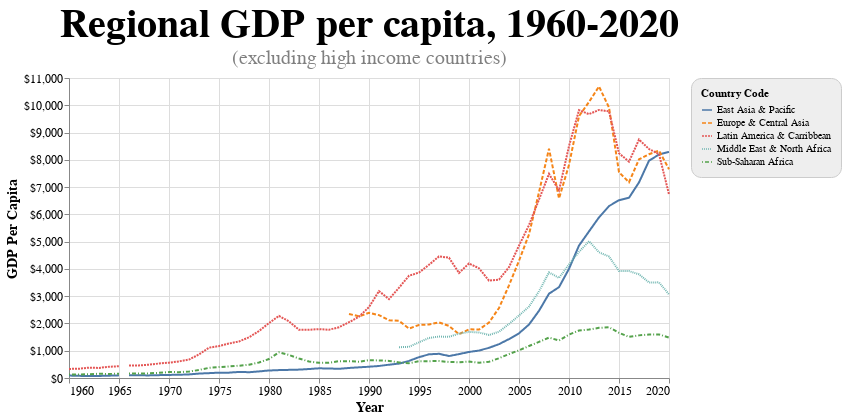

The code cell stored with this chart in its notebook:
### Markdown cell above
### 7.6 Regenerate chart

### Code cell
alt.Chart(dev_groups_gdp_year_title).mark_line().encode(
    x=alt.X('Year:T', axis=alt.Axis(format='%Y')),
    y=alt.Y('GDP Per Capita:Q', axis=alt.Axis(format='$,r')),
    color='Country Code',
    strokeDash='Country Code'
).properties(
    height=300,
    width=600,
    title={
      'text': 'Regional GDP per capita, 1960-2020',
      # 'color': 'black',
      # 'fontSize': 24,
      'subtitle': '(excluding high income countries)',
      # 'subtitleColor': 'grey',
      # 'subtitleFontSize': 20
    }
).configure_axis(
    labelFontSize=12,
    titleFontSize=14
).configure_legend(
    fillColor='#EEEEEE',
    strokeColor='#CCCCCC',
    padding=10,
    cornerRadius=10,
    # orient='top-right'
).configure_title(
    color='black',
    fontSize=40,
    subtitleColor='grey',
    subtitleFontSize=20
)

### Figure 1 — Vega-Lite specification as saved in the notebook (floating-point values rounded to 4 significant figures; data arrays with more than 128 entries replaced by an {"elided": "..."} marker saying what was removed)
{"config": {"view": {"continuousWidth": 400, "continuousHeight": 300}, "axis": {"labelFontSize": 12, "titleFontSize": 14}, "legend": {"cornerRadius": 10, "fillColor": "#EEEEEE", "padding": 10, "strokeColor": "#CCCCCC"}, "title": {"color": "black", "fontSize": 40, "subtitleColor": "grey", "subtitleFontSize": 20}}, "data": {"name": "data-2322af2f436772879791cbc52e297c1d"}, "mark": "line", "encoding": {"color": {"type": "nominal", "field": "Country Code"}, "strokeDash": {"type": "nominal", "field": "Country Code"}, "x": {"type": "temporal", "axis": {"format": "%Y"}, "field": "Year"}, "y": {"type": "quantitative", "axis": {"format": "$,r"}, "field": "GDP Per Capita"}}, "height": 300, "title": {"text": "Regional GDP per capita, 1960-2020", "subtitle": "(excluding high income countries)"}, "width": 600, "$schema": "https://vega.github.io/schema/vega-lite/v4.8.1.json", "datasets": {"data-2322af2f436772879791cbc52e297c1d": {"elided": "325 records"}}}
